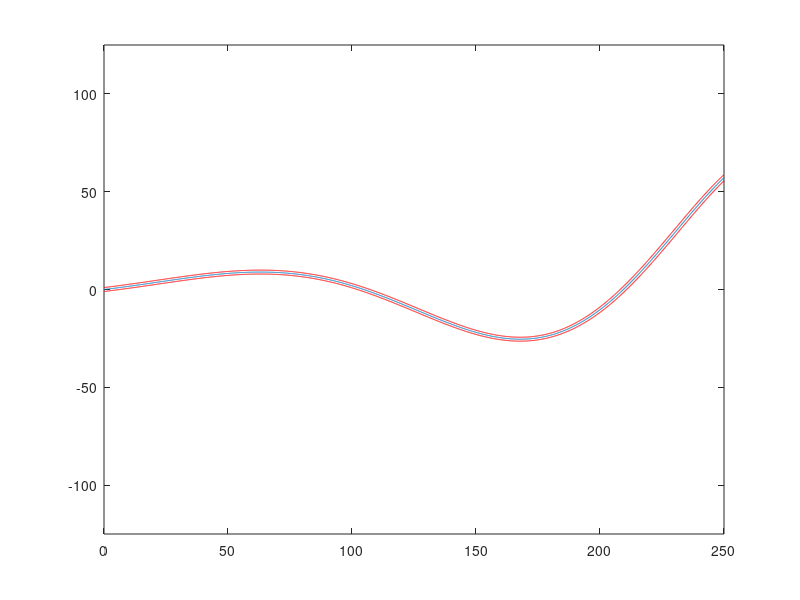

Here is the MATLAB script that generated this plot:
    t = (0 : .1 : 250);
%PLOT MIDDLE LINE
    n = 1;
    for q = 0 : .1  : 250;
        x(n) = 5*exp(.01*q)*sin(.03*q);
        n = n+1;
    end
    figure(1)
    plot(t,x)
    hold on

%PLOT BOTTOM LINE
    n = 1;
    for q = 0 : .1  : 250;
        x1(n) = 5*exp(.01*q)*sin(.03*q) - 1/cos(atan(exp(.01*q)*(.05*sin(.03*q)+.15*cos(.03*q))));
        n = n+1;
    end
    plot(t,x1,'r')
    

%PLOT TOP LINE
    n = 1;
    for q = 0 : .1  : 250;
        x2(n) = 5*exp(.01*q)*sin(.03*q) + 1/cos(atan(exp(.01*q)*(.05*sin(.03*q)+.15*cos(.03*q))));
        n = n+1;
    end

    plot(t,x2, 'r')
    axis([0 250 -125 125]);
    hold off
